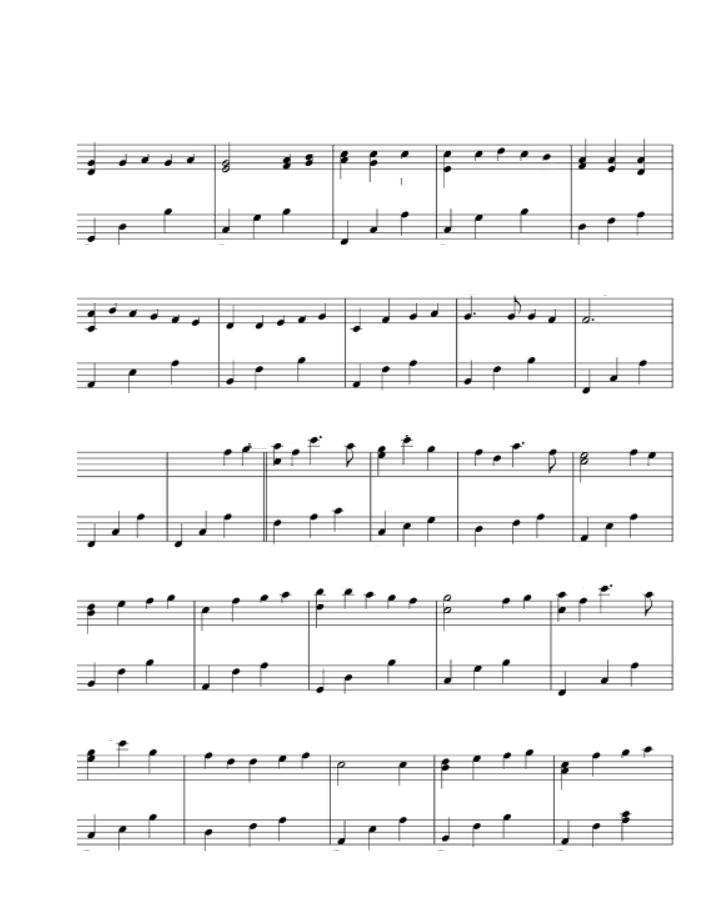
#> input picture Images/sen2.png, 720 x 902 px
$ python sen2.py   (older library calls are emulated)
#> lines starting #> are read from the running program, lines starting #| are printed output that depends on the picture; after the words box and inside, x2 and y2 are one past the last pixel; in counts of white or black regions, pixels touching at a corner belong together
import cv2
import numpy as np
from matplotlib import pyplot as plt
from pprint import pprint
from collections import Counter
import glob
import os.path
from operator import itemgetter
import itertools

img_gray = cv2.imread('Images/sen2.png',0)
#> img_gray is the input picture: shape (902, 720); min 0, max 255, mean 243.5
img_rgb = cv2.imread('Images/sen2.png')

# sharpening. 이미지를 더 분명하게
kernel_sharpen = np.array([[-1,-1,-1],[-1,9,-1],[-1,-1,-1]])
img = cv2.filter2D(img_gray,-1,kernel_sharpen)


#(그레이스케일 이미지, 임계값, 최댓값, 임계값 종류)
#100 이하면 0으로, 100 이상이면 최댓값으로.
ret, dst = cv2.threshold(img,80,255,cv2.THRESH_BINARY)
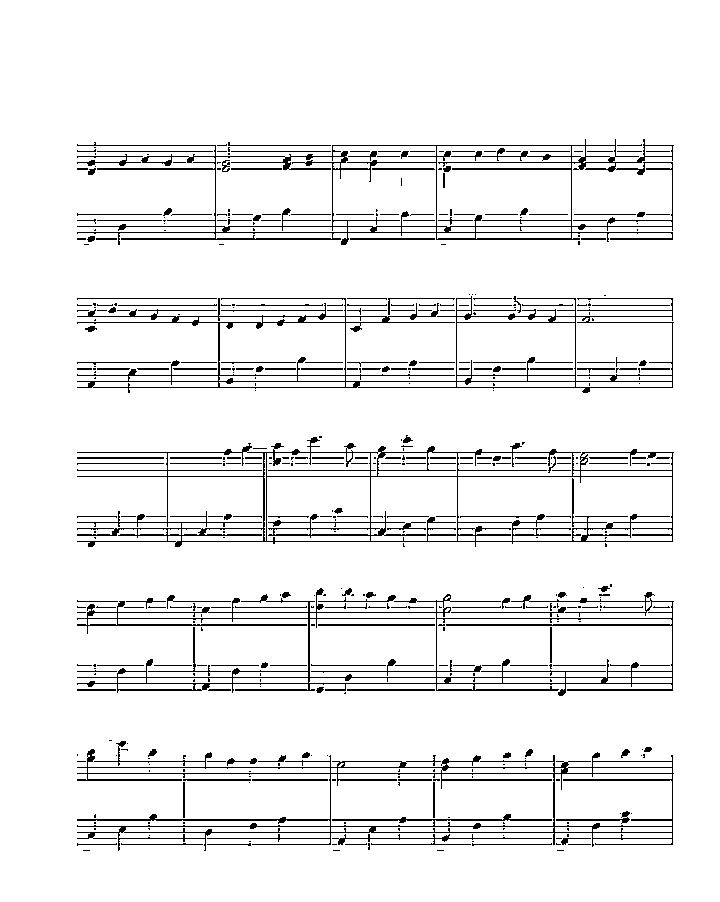
#> dst: shape (902, 720); 93.2% white; black in thin lines or dots, all inside (x1, y1, x2, y2) = (77, 139, 674, 851)
#cv2.imshow('binary',dst)


#y축 훑어서 리스트에 문자로 넣어주자
prev = 0
cnt = 1
rle = []
rle_res =[]

for x in range(0,int(dst.shape[1]),1):
    for y in range(0,int(dst.shape[0]),1):
        color = dst.item(y,x)

        if color==255: #흰색이면 0
            rle.append(0)
        elif color==0: #검정색이면 1
            rle.append(1)

    for i in range(len(rle)):  #rle 리스트를 rle 압축한 후 숫자만 뽑아낸다.
        if i == 0:
            prev = rle[0]
            continue
        if prev == rle[i]:
            cnt = cnt + 1
            if i == len(rle):
                rle_res.append(cnt)
        else:
            rle_res.append(cnt)
            cnt = 1
        prev = rle[i]
    del rle
    rle = []
#> after the loop, rle_res = 57612 items

c = Counter(rle_res)
#> c = 99 items
mode = c.most_common()
#> mode = 99 pairs, first value 1 to 69521, second value 1 to 22462

line_h=mode[0][0]
#> line_h = 1
line_s=mode[1][0]
#> line_s = 5


#리사이징
standard = 6 #기준값

#value = line_s/standard

value = standard/line_s
#> value = 1.2

resize = cv2.resize(dst,dsize=(0,0),fx=value,fy=value,interpolation=cv2.INTER_AREA)
resize2 = cv2.resize(img_rgb,dsize=(0,0),fx=value,fy=value,interpolation=cv2.INTER_AREA)

#y축 훑어서 리스트에 문자로 넣어주자
prev = 0
cnt = 1
rle = []
rle_res =[]

for x in range(0,int(resize.shape[1]),1):
    for y in range(0,int(resize.shape[0]),1):
        color = resize.item(y,x)

        if color==255: #흰색이면 0
            rle.append(0)
        elif color==0: #검정색이면 1
            rle.append(1)

    for i in range(len(rle)):  #rle 리스트를 rle 압축한 후 숫자만 뽑아낸다.
        if i == 0:
            prev = rle[0]
            continue
        if prev == rle[i]:
            cnt = cnt + 1
            if i == len(rle):
                rle_res.append(cnt)
        else:
            rle_res.append(cnt)
            cnt = 1
        prev = rle[i]
    del rle
    rle = []
#> after the loop, rle_res = 26938 items

c = Counter(rle_res)
#> c = 170 items
mode = c.most_common()
#> mode = 170 pairs, first value 1 to 100557, second value 1 to 6883

line_h=mode[0][0]
line_s=mode[2][0]
#> line_s = 6


#img2 = cv2.imread('Image/sen2.png')
img2=resize2
edges = cv2.Canny(resize2,50,200,apertureSize = 3)
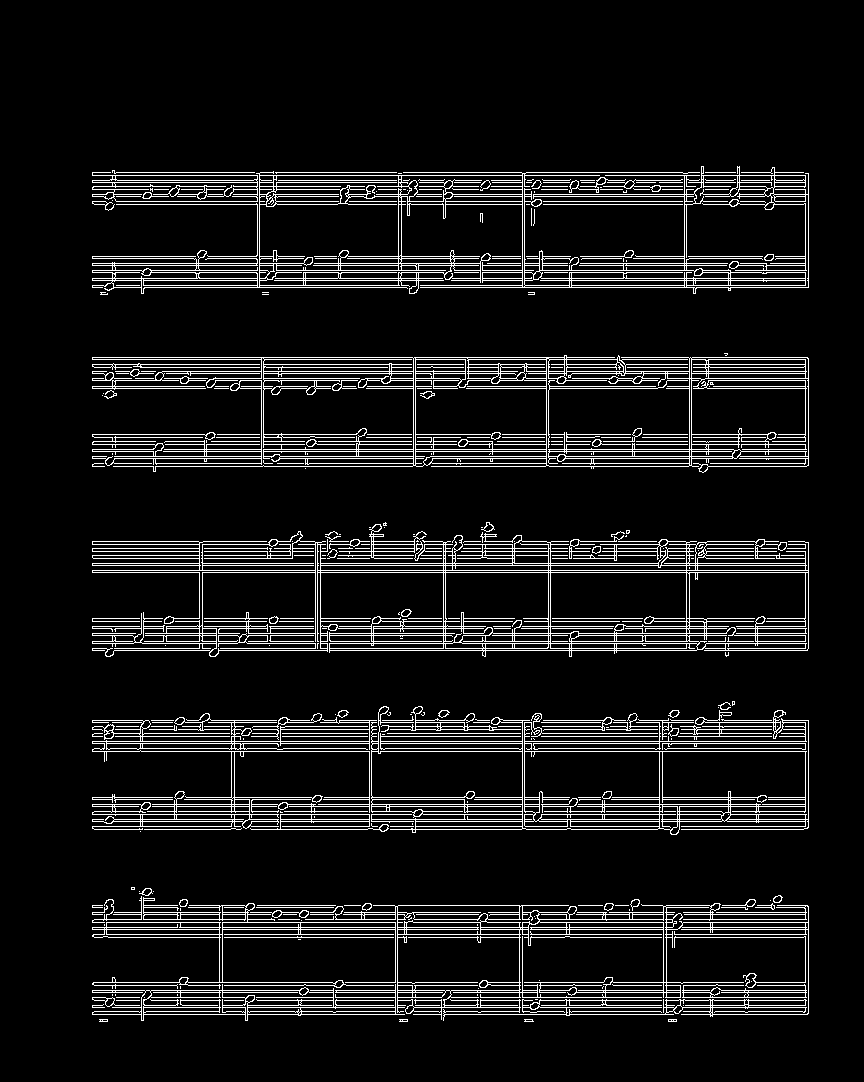
#> edges: shape (1082, 864); 8.6% white in thin lines or dots, all inside (x1, y1, x2, y2) = (92, 166, 809, 1022)
gray = cv2.cvtColor(edges,cv2.COLOR_GRAY2BGR)
minLineLength = 100
maxLineGap = 0
imgsize = img2.shape
#> imgsize = (1082, 864, 3)

min_y = []
prev = 0
cnt = 0
lines = cv2.HoughLinesP(edges,1,np.pi/360,200,minLineLength,maxLineGap)
#> lines = 572 rows, first 6: [423, 814, 522, 814], [380, 743, 522, 743], [445, 648, 547, 648], [566, 364, 616, 364], [114, 650, 209, 650], [320, 565, 658, 565]

list_line = lines.tolist()
#> list_line = 572 items
list_line2 = list(itertools.chain(*list_line))
#> list_line2 = 572 items, first 6: [423, 814, 522, 814], [380, 743, 522, 743], [445, 648, 547, 648], [566, 364, 616, 364], [114, 650, 209, 650], [320, 565, 658, 565]
list_line2.sort(key=itemgetter(1)) #y1으로 행들 정렬


#선적용, r값의 범위(0~1실수), theta범위(0~180정수), 만나는 점의 기준(정확도), 선의 최소길이, 선과 선사이 최대 허용 간격
for i in range(len(list_line2)):
        if list_line2[i][1] == list_line2[i][3]:
            if cnt == 0:
                prev = list_line2[i][1]
                cnt = cnt + 1

                min_y.append(list_line2[i])
            elif prev + 3 >= list_line2[i][1] and prev -3 <= list_line2[i][1]:
                continue
            else :
                prev = list_line2[i][1]
                min_y.append(list_line2[i])
#> this loop made 572 passes
#> (prev, cnt) on pass 1: (172, 1)
#> prev on passes 7, 24, 35, 45, 52, 60: 180, 185, 189, 194, 201, 256
#> after the loop, cnt = 1; min_y = 54 items, first 6: [774, 172, 803, 172], [491, 180, 520, 180], [739, 185, 739, 185], [541, 189, 567, 189], [452, 194, 522, 194], [543, 201, 682, 201]

min_y.pop(2)
min_y.pop(22)
min_y.pop(27)
min_y.pop(29)


first_last =[]
for i in range(len(min_y)):
    if i % 5 == 0:
        a = min_y[i][1]
    elif i% 5 == 4:
        b = min_y[i][1]
        first_last.append([a,b])
#> this loop made 50 passes
#> a on passes 1, 6, 11, 16, 21, 26, 31, 36, 41, 46: 172, 256, 357, 434, 541, 618, 720, 797, 905, 982
#> b on passes 5, 10, 15, 20, 25, 30: 201, 285, 386, 463, 570, 650
#> after the loop, first_last = [[172, 201], [256, 285], [357, 386], [434, 463], [541, 570], [618, 650], [720, 748], [797, 826], [905, 934], [982, 1011]]


resize2 =img2
# rgb
# 글씨 지우기
flag=1
i=0
first = first_last[i][0]-17
#> first = 155
last = first_last[i][1]+12
#> last = 213
for y in range(0,resize2.shape[0],1):
    if y == last :
        flag = 1
        last = first_last[i][1]+12
    if y == first:
        flag = 0
        i = i + 1
        if i == len(first_last):
            break
        first = first_last[i][0]-17
    if flag ==1:
        cv2.line(resize2,(0,y),(resize2.shape[1],y),(255,255,255),1)
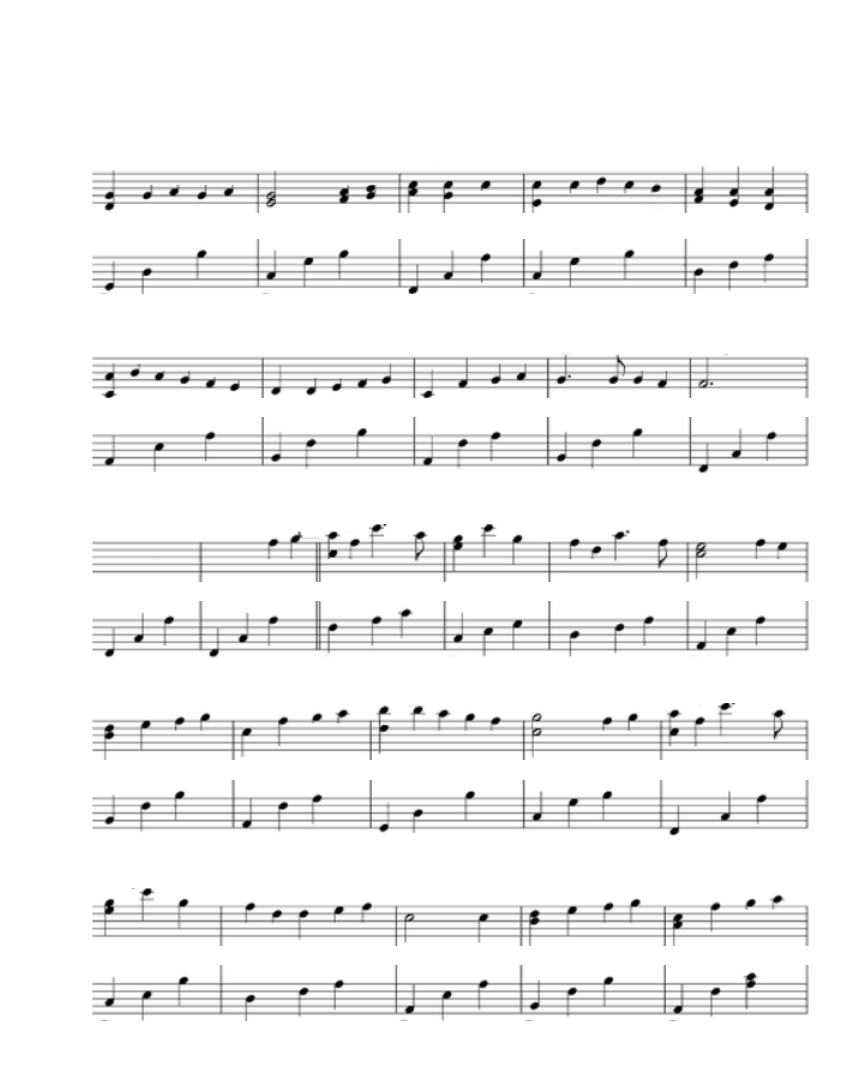
#> resize2: shape (1082, 864, 3); min 0, max 255, mean 243.7
#> after the loop, first = 965; flag = 0; i = 10; last = 1023

for y in range(last,resize2.shape[0],1):
    cv2.line(resize2,(0,y),(resize2.shape[1],y),(255,255,255),1)
#> resize2: shape (1082, 864, 3); under 0.01% of pixels changed, all inside (x1, y1, x2, y2) = (241, 1044, 262, 1045)


# 음표 템플릿
note_2 = cv2.imread('Images/2.png')
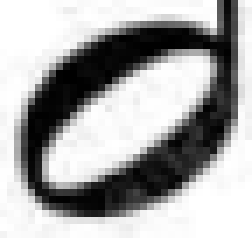
#> input picture Images/2.PNG, 36 x 34 px, found by its file name (shown 7 times larger)
#> note_2 is the input picture: shape (34, 36, 3); min 0, max 255, mean 167.1
note_2 = cv2.resize(note_2,dsize=(0,0), fx=0.3,fy=0.3,interpolation=cv2.INTER_AREA)

threshold = 0.53

w, h,a = note_2.shape
#> w = 10; h = 11; a = 3
res = cv2.matchTemplate(resize2, note_2, cv2.TM_CCOEFF_NORMED)
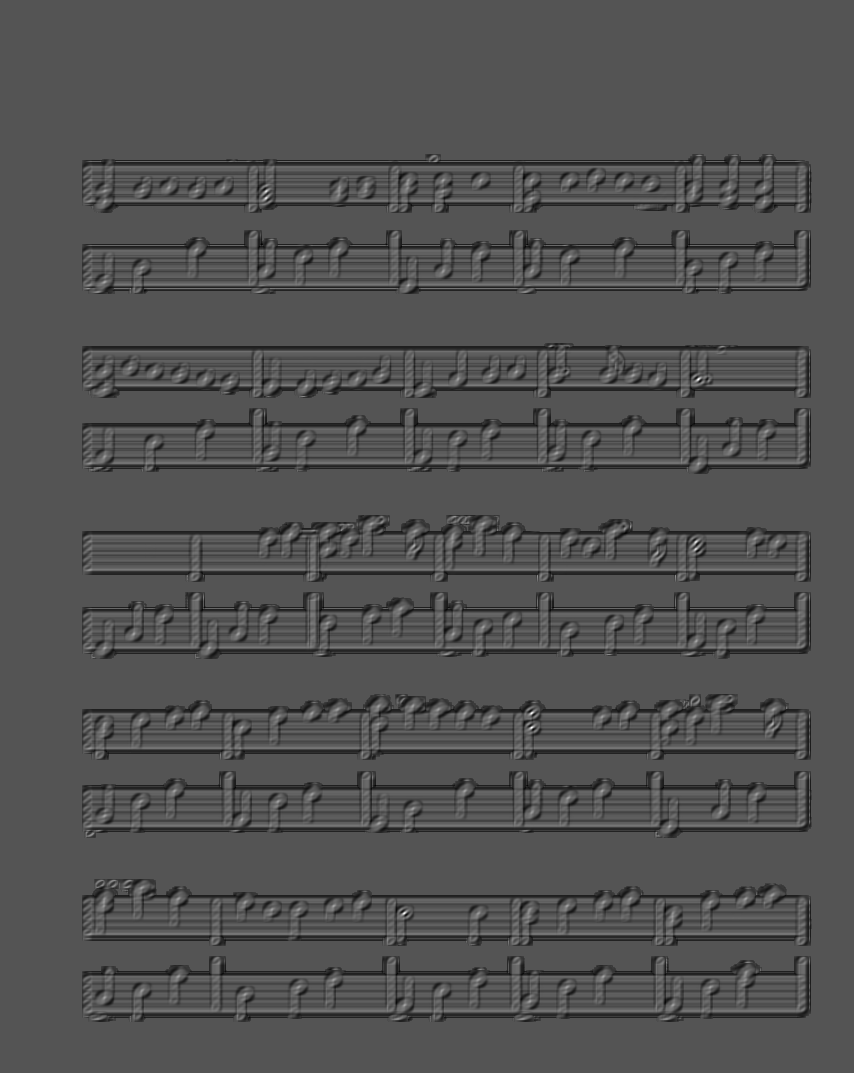
#> res: shape (1073, 854) float32; min -0.396, max 0.798, mean -0.0106; drawn with min black and max white
loc = np.where(res >= threshold)
#> loc = 26 positions, rows 190 to 913, columns 265 to 699


for pt in zip(*loc[::-1]):
    cv2.line(resize2,(int(pt[0]+(w/2)),int(pt[1]+(h/2))),(int(pt[0]+(w/2)),int(pt[1]+(h/2))),(0,0,0),7)
#> this loop made 26 passes
#> pt on passes 1 to 12: (266, 190), (265, 191), (266, 191), (266, 197), (265, 198), (266, 198), (698, 378), (699, 378), (697, 379), (698, 379), (697, 380), (696, 541)
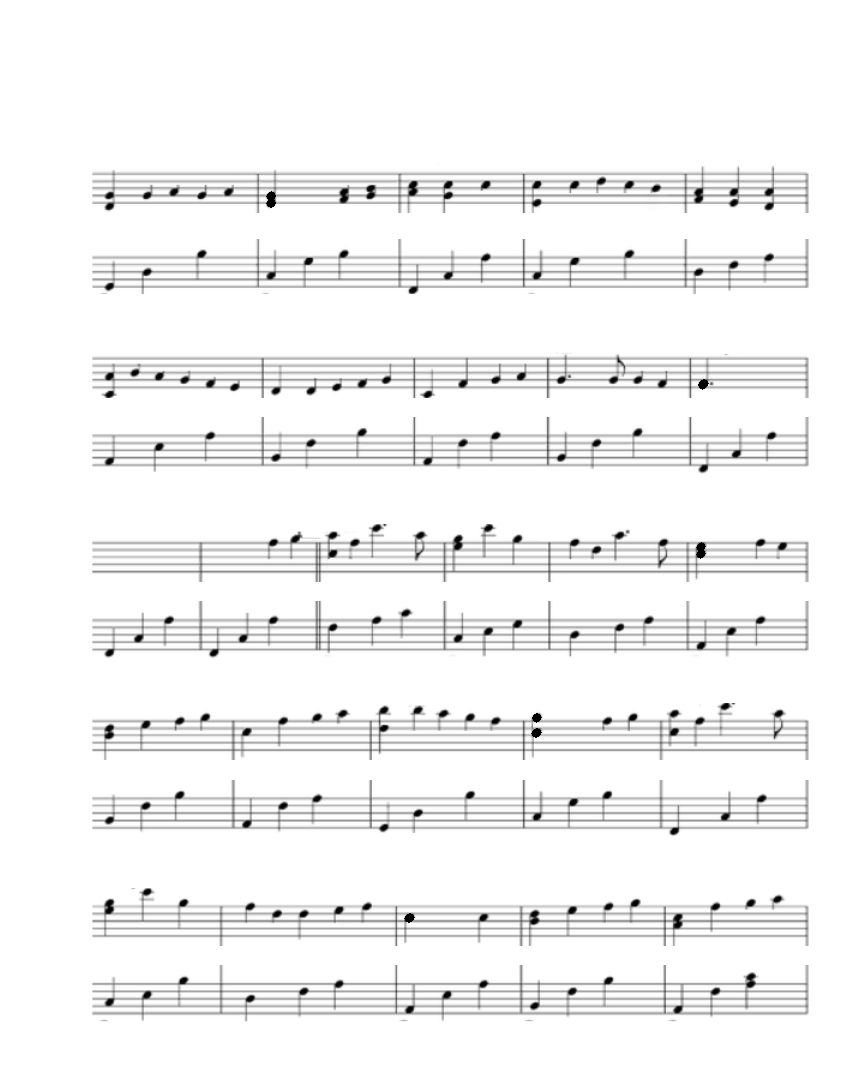
#> resize2: shape (1082, 864, 3); min 0, max 255, mean 243.6


for m in range(0,len(loc[0])-1,1):
    for n in range(0,len(loc[0])-1,1):
        if loc[1][m] == loc[1][n]:
            if loc[0][n]-loc[0][m]<line_s+2 and loc[0][n]-loc[0][m]>line_s-1:
                cv2.line(resize2,(loc[1][n]-3,loc[0][n]+2),(loc[1][m]+11,loc[0][n]+2),(255,255,255),1)
#> this loop made 25 passes
#> resize2: shape (1082, 864, 3); 0.01% of pixels changed, all inside (x1, y1, x2, y2) = (262, 199, 708, 552)


note_on = cv2.imread('Images/on.png')
threshold = 0.6
#> (the run stopped early here; a loop or call above may not have finished)
